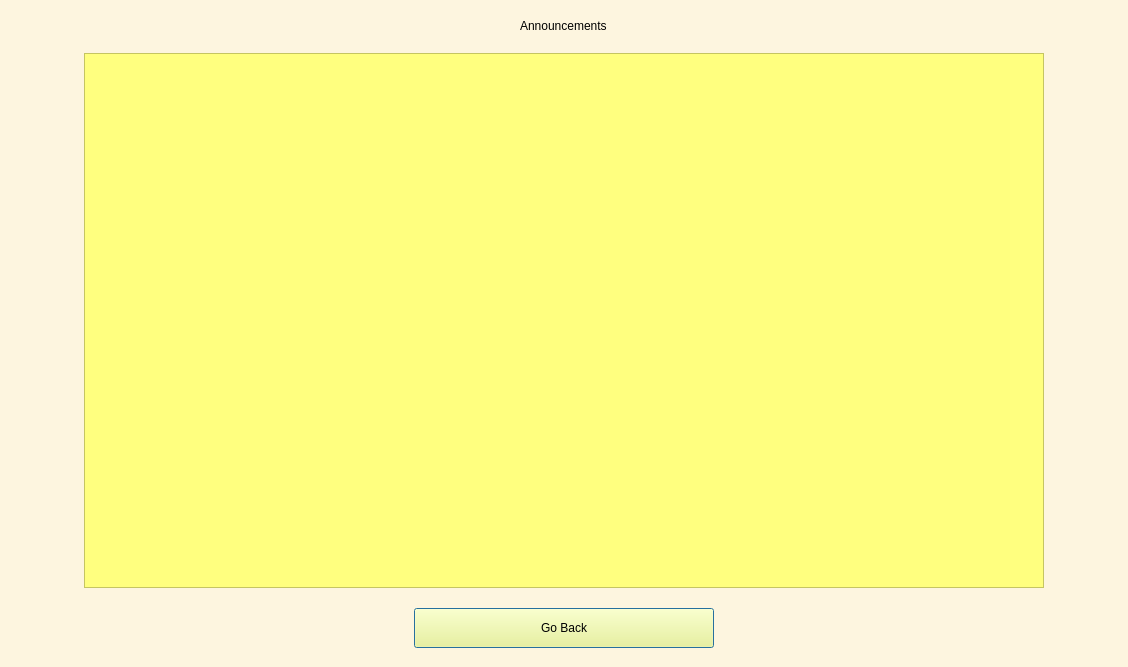
<?xml version="1.0" encoding="UTF-8"?>
<ui version="4.0">
 <class>Dialog</class>
 <widget class="QDialog" name="Dialog">
  <property name="geometry">
   <rect>
    <x>0</x>
    <y>0</y>
    <width>1128</width>
    <height>667</height>
   </rect>
  </property>
  <property name="windowTitle">
   <string>Dialog</string>
  </property>
  <property name="styleSheet">
   <string notr="true">background-color: rgb(194, 154, 191);
background-color: rgb(253, 245, 223);</string>
  </property>
  <layout class="QVBoxLayout" name="verticalLayout_2">
   <item>
    <layout class="QVBoxLayout" name="verticalLayout">
     <property name="spacing">
      <number>20</number>
     </property>
     <property name="leftMargin">
      <number>8</number>
     </property>
     <property name="topMargin">
      <number>8</number>
     </property>
     <property name="rightMargin">
      <number>8</number>
     </property>
     <property name="bottomMargin">
      <number>8</number>
     </property>
     <item alignment="Qt::AlignHCenter|Qt::AlignTop">
      <widget class="QLabel" name="label">
       <property name="styleSheet">
        <string notr="true">font: 75 16pt &quot;MS Shell Dlg 2&quot;;</string>
       </property>
       <property name="text">
        <string>Announcements</string>
       </property>
      </widget>
     </item>
     <item alignment="Qt::AlignHCenter">
      <widget class="QTableWidget" name="tableAnnouncement">
       <property name="minimumSize">
        <size>
         <width>960</width>
         <height>400</height>
        </size>
       </property>
       <property name="maximumSize">
        <size>
         <width>960</width>
         <height>16777215</height>
        </size>
       </property>
       <property name="styleSheet">
        <string notr="true">background-color: rgb(255, 255, 127);</string>
       </property>
      </widget>
     </item>
     <item alignment="Qt::AlignHCenter">
      <widget class="QPushButton" name="btnGoBack">
       <property name="minimumSize">
        <size>
         <width>300</width>
         <height>40</height>
        </size>
       </property>
       <property name="maximumSize">
        <size>
         <width>400</width>
         <height>40</height>
        </size>
       </property>
       <property name="styleSheet">
        <string notr="true">background-color: rgb(255, 255, 127);</string>
       </property>
       <property name="text">
        <string>Go Back</string>
       </property>
      </widget>
     </item>
    </layout>
   </item>
  </layout>
 </widget>
 <resources/>
 <connections/>
</ui>
